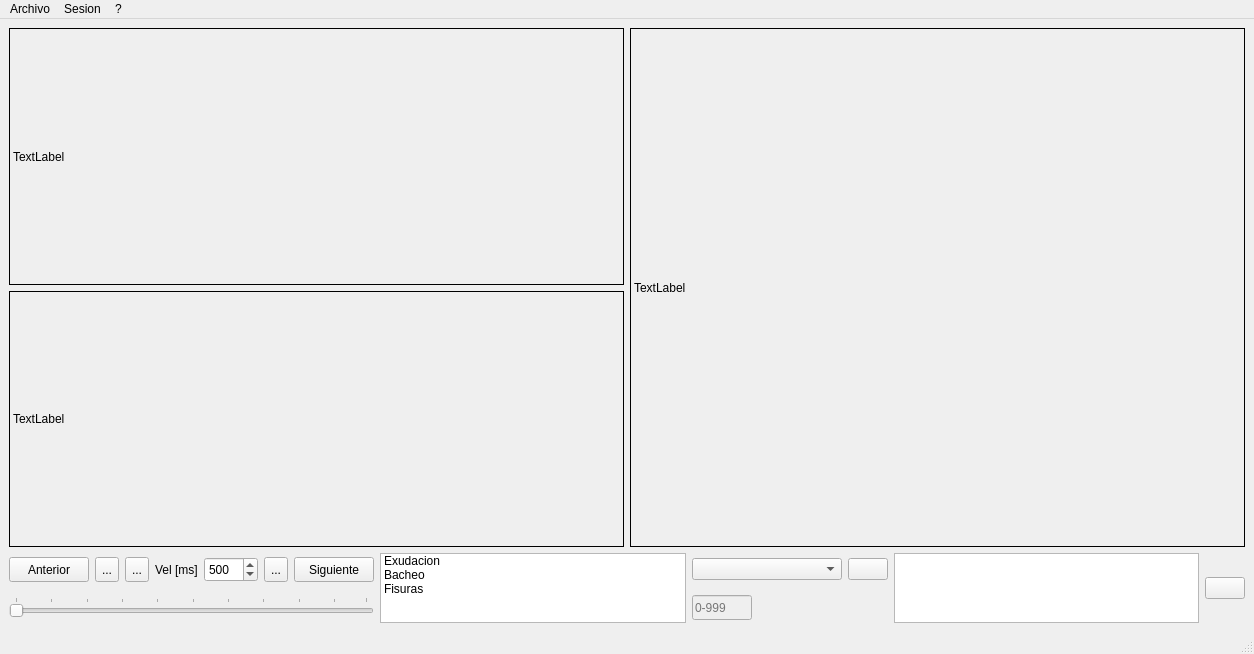
<?xml version="1.0" encoding="UTF-8"?>
<ui version="4.0">
 <class>MainWindow</class>
 <widget class="QMainWindow" name="MainWindow">
  <property name="enabled">
   <bool>true</bool>
  </property>
  <property name="geometry">
   <rect>
    <x>0</x>
    <y>0</y>
    <width>1254</width>
    <height>654</height>
   </rect>
  </property>
  <property name="minimumSize">
   <size>
    <width>640</width>
    <height>480</height>
   </size>
  </property>
  <property name="windowTitle">
   <string>MainWindow</string>
  </property>
  <widget class="QWidget" name="centralwidget">
   <layout class="QGridLayout" name="gridLayout">
    <item row="0" column="0" colspan="6">
     <layout class="QHBoxLayout" name="horizontalLayout">
      <item>
       <layout class="QVBoxLayout" name="verticalLayout">
        <item>
         <widget class="ScaledLabel" name="lblimg1">
          <property name="sizePolicy">
           <sizepolicy hsizetype="Maximum" vsizetype="Maximum">
            <horstretch>0</horstretch>
            <verstretch>0</verstretch>
           </sizepolicy>
          </property>
          <property name="maximumSize">
           <size>
            <width>960</width>
            <height>540</height>
           </size>
          </property>
          <property name="frameShape">
           <enum>QFrame::Box</enum>
          </property>
          <property name="text">
           <string>TextLabel</string>
          </property>
         </widget>
        </item>
        <item>
         <widget class="ScaledLabel" name="lblimg2">
          <property name="frameShape">
           <enum>QFrame::Box</enum>
          </property>
          <property name="text">
           <string>TextLabel</string>
          </property>
         </widget>
        </item>
       </layout>
      </item>
      <item>
       <widget class="ScaledLabel" name="lblimg3">
        <property name="maximumSize">
         <size>
          <width>1920</width>
          <height>1080</height>
         </size>
        </property>
        <property name="frameShape">
         <enum>QFrame::Box</enum>
        </property>
        <property name="text">
         <string>TextLabel</string>
        </property>
       </widget>
      </item>
     </layout>
    </item>
    <item row="1" column="0">
     <layout class="QHBoxLayout" name="horizontalLayout_2">
      <item>
       <widget class="QPushButton" name="btnAnterior">
        <property name="minimumSize">
         <size>
          <width>0</width>
          <height>25</height>
         </size>
        </property>
        <property name="text">
         <string>Anterior</string>
        </property>
       </widget>
      </item>
      <item>
       <widget class="QToolButton" name="btnEventAnt">
        <property name="minimumSize">
         <size>
          <width>0</width>
          <height>25</height>
         </size>
        </property>
        <property name="text">
         <string>...</string>
        </property>
        <property name="icon">
         <iconset>
          <normaloff>img_default/1leftarrow.png</normaloff>img_default/1leftarrow.png</iconset>
        </property>
       </widget>
      </item>
      <item>
       <widget class="QToolButton" name="tbtnPlay">
        <property name="minimumSize">
         <size>
          <width>0</width>
          <height>25</height>
         </size>
        </property>
        <property name="text">
         <string>...</string>
        </property>
        <property name="icon">
         <iconset>
          <normaloff>img_default/player_play.png</normaloff>img_default/player_play.png</iconset>
        </property>
       </widget>
      </item>
      <item>
       <widget class="QLabel" name="lblvelocidad">
        <property name="minimumSize">
         <size>
          <width>0</width>
          <height>25</height>
         </size>
        </property>
        <property name="maximumSize">
         <size>
          <width>50</width>
          <height>16777215</height>
         </size>
        </property>
        <property name="text">
         <string>Vel [ms]</string>
        </property>
       </widget>
      </item>
      <item>
       <widget class="QSpinBox" name="spinBox">
        <property name="minimumSize">
         <size>
          <width>0</width>
          <height>25</height>
         </size>
        </property>
        <property name="maximumSize">
         <size>
          <width>60</width>
          <height>16777215</height>
         </size>
        </property>
        <property name="minimum">
         <number>100</number>
        </property>
        <property name="maximum">
         <number>2000</number>
        </property>
        <property name="singleStep">
         <number>100</number>
        </property>
        <property name="value">
         <number>500</number>
        </property>
       </widget>
      </item>
      <item>
       <widget class="QToolButton" name="btnEventSig">
        <property name="minimumSize">
         <size>
          <width>0</width>
          <height>25</height>
         </size>
        </property>
        <property name="text">
         <string>...</string>
        </property>
        <property name="icon">
         <iconset>
          <normaloff>img_default/1rightarrow.png</normaloff>img_default/1rightarrow.png</iconset>
        </property>
       </widget>
      </item>
      <item>
       <widget class="QPushButton" name="btnSiguiente">
        <property name="minimumSize">
         <size>
          <width>0</width>
          <height>25</height>
         </size>
        </property>
        <property name="text">
         <string>Siguiente</string>
        </property>
        <property name="flat">
         <bool>false</bool>
        </property>
       </widget>
      </item>
     </layout>
    </item>
    <item row="1" column="1" rowspan="2">
     <widget class="QListWidget" name="lstParametros">
      <item>
       <property name="text">
        <string>Exudacion</string>
       </property>
      </item>
      <item>
       <property name="text">
        <string>Bacheo</string>
       </property>
      </item>
      <item>
       <property name="text">
        <string>Fisuras</string>
       </property>
      </item>
     </widget>
    </item>
    <item row="1" column="2">
     <widget class="QComboBox" name="combCategoria">
      <property name="minimumSize">
       <size>
        <width>150</width>
        <height>0</height>
       </size>
      </property>
     </widget>
    </item>
    <item row="1" column="4" rowspan="2">
     <widget class="QListWidget" name="lstEventos"/>
    </item>
    <item row="1" column="5" rowspan="2">
     <widget class="QPushButton" name="btnElimEvento">
      <property name="text">
       <string/>
      </property>
      <property name="icon">
       <iconset>
        <normaloff>img_default/edit_remove.png</normaloff>img_default/edit_remove.png</iconset>
      </property>
     </widget>
    </item>
    <item row="2" column="0">
     <widget class="QSlider" name="sldrPosicion">
      <property name="orientation">
       <enum>Qt::Horizontal</enum>
      </property>
      <property name="tickPosition">
       <enum>QSlider::TicksAbove</enum>
      </property>
      <property name="tickInterval">
       <number>10</number>
      </property>
     </widget>
    </item>
    <item row="2" column="2">
     <widget class="QLineEdit" name="lnValor">
      <property name="enabled">
       <bool>false</bool>
      </property>
      <property name="sizePolicy">
       <sizepolicy hsizetype="Fixed" vsizetype="Fixed">
        <horstretch>0</horstretch>
        <verstretch>0</verstretch>
       </sizepolicy>
      </property>
      <property name="minimumSize">
       <size>
        <width>60</width>
        <height>25</height>
       </size>
      </property>
      <property name="maximumSize">
       <size>
        <width>60</width>
        <height>25</height>
       </size>
      </property>
      <property name="autoFillBackground">
       <bool>false</bool>
      </property>
      <property name="placeholderText">
       <string>0-999</string>
      </property>
     </widget>
    </item>
    <item row="1" column="3">
     <widget class="QPushButton" name="btnAgregarEvento">
      <property name="text">
       <string/>
      </property>
      <property name="icon">
       <iconset>
        <normaloff>img_default/edit_add.png</normaloff>img_default/edit_add.png</iconset>
      </property>
     </widget>
    </item>
   </layout>
   <zorder>lstEventos</zorder>
   <zorder>btnElimEvento</zorder>
   <zorder>lstParametros</zorder>
   <zorder>lnValor</zorder>
   <zorder>sldrPosicion</zorder>
   <zorder>combCategoria</zorder>
   <zorder>btnAgregarEvento</zorder>
  </widget>
  <widget class="QMenuBar" name="menubar">
   <property name="geometry">
    <rect>
     <x>0</x>
     <y>0</y>
     <width>1254</width>
     <height>21</height>
    </rect>
   </property>
   <widget class="QMenu" name="menuArchivo">
    <property name="title">
     <string>Archivo</string>
    </property>
    <addaction name="actionAbrir"/>
    <addaction name="actionGuardar"/>
    <addaction name="separator"/>
    <addaction name="actionExportar_ANAX"/>
    <addaction name="actionExportar_CSV"/>
    <addaction name="separator"/>
    <addaction name="actionSalir"/>
   </widget>
   <widget class="QMenu" name="menuVer">
    <property name="title">
     <string>Sesion</string>
    </property>
    <addaction name="actionCambiar_Editar_Perfil"/>
    <addaction name="actionInfo"/>
   </widget>
   <widget class="QMenu" name="menuAcerca_de">
    <property name="title">
     <string>?</string>
    </property>
    <addaction name="actionAcerca_de"/>
   </widget>
   <addaction name="menuArchivo"/>
   <addaction name="menuVer"/>
   <addaction name="menuAcerca_de"/>
  </widget>
  <widget class="QStatusBar" name="statusbar"/>
  <action name="actionAbrir">
   <property name="text">
    <string>Abrir</string>
   </property>
  </action>
  <action name="actionSalir">
   <property name="text">
    <string>Salir</string>
   </property>
  </action>
  <action name="actionDefault">
   <property name="text">
    <string>Default</string>
   </property>
  </action>
  <action name="actionInfo">
   <property name="text">
    <string>Información de sesion</string>
   </property>
  </action>
  <action name="actionEstad_sticas">
   <property name="text">
    <string>Estadísticas</string>
   </property>
  </action>
  <action name="actionGuardar">
   <property name="text">
    <string>Guardar</string>
   </property>
  </action>
  <action name="actionExportar_ANAX">
   <property name="text">
    <string>Exportar ANAX (Visualizar)</string>
   </property>
  </action>
  <action name="actionExportar_CSV">
   <property name="text">
    <string>Exportar CSV (Excel)</string>
   </property>
  </action>
  <action name="actionCambiar_Editar_Perfil">
   <property name="text">
    <string>Cambiar/Editar Perfil</string>
   </property>
  </action>
  <action name="actionAcerca_de">
   <property name="text">
    <string>Acerca de </string>
   </property>
  </action>
 </widget>
 <customwidgets>
  <customwidget>
   <class>ScaledLabel</class>
   <extends>QLabel</extends>
   <header location="global">scaledlabel</header>
  </customwidget>
 </customwidgets>
 <resources/>
 <connections/>
</ui>
